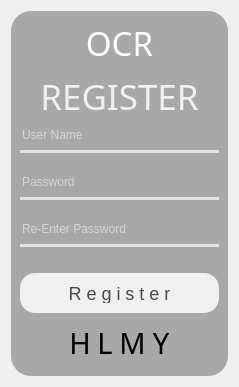
         <widget class="QWidget" name="Register_page">
          <property name="styleSheet">
           <string notr="true">QWidget#Register_page{
border-image: url(:/newPrefix/14546211_rm127-tang-16b-japaneseframe.jpg);
}</string>
          </property>
          <layout class="QGridLayout" name="gridLayout_4">
           <item row="9" column="0">
            <widget class="QFrame" name="frame_5">
             <property name="styleSheet">
              <string notr="true">background-color:rgba(0,0,0,0.3);
border-radius:20px;</string>
             </property>
             <property name="frameShape">
              <enum>QFrame::StyledPanel</enum>
             </property>
             <property name="frameShadow">
              <enum>QFrame::Raised</enum>
             </property>
             <layout class="QVBoxLayout" name="verticalLayout">
              <item>
               <widget class="QLabel" name="label_4">
                <property name="minimumSize">
                 <size>
                  <width>0</width>
                  <height>30</height>
                 </size>
                </property>
                <property name="maximumSize">
                 <size>
                  <width>16777215</width>
                  <height>50</height>
                 </size>
                </property>
                <property name="font">
                 <font>
                  <family>OCR A Extended</family>
                  <pointsize>25</pointsize>
                 </font>
                </property>
                <property name="styleSheet">
                 <string notr="true">color: rgb(255, 255, 255);
background-color: rgba(0,0,0,0);

</string>
                </property>
                <property name="text">
                 <string>OCR</string>
                </property>
                <property name="alignment">
                 <set>Qt::AlignCenter</set>
                </property>
               </widget>
              </item>
              <item>
               <widget class="QLabel" name="label_5">
                <property name="font">
                 <font>
                  <family>OCR A Extended</family>
                  <pointsize>26</pointsize>
                 </font>
                </property>
                <property name="styleSheet">
                 <string notr="true">background-color: rgba(255,255,255,0);
color : rgba(255,255,255,210)</string>
                </property>
                <property name="text">
                 <string>REGISTER</string>
                </property>
                <property name="alignment">
                 <set>Qt::AlignCenter</set>
                </property>
               </widget>
              </item>
              <item>
               <widget class="QLineEdit" name="inputUsername_2">
                <property name="styleSheet">
                 <string notr="true">background-color : rgba(0,0,0,0);
border : none;
border-bottom : 3px solid rgba(243, 243, 243,0.8);
color : rgba(255,255,255,1);
padding-bottom : 7px;</string>
                </property>
                <property name="placeholderText">
                 <string>User Name</string>
                </property>
               </widget>
              </item>
              <item>
               <spacer name="verticalSpacer_3">
                <property name="orientation">
                 <enum>Qt::Vertical</enum>
                </property>
                <property name="sizeType">
                 <enum>QSizePolicy::Fixed</enum>
                </property>
                <property name="sizeHint" stdset="0">
                 <size>
                  <width>20</width>
                  <height>15</height>
                 </size>
                </property>
               </spacer>
              </item>
              <item>
               <widget class="QLineEdit" name="InputPassword">
                <property name="styleSheet">
                 <string notr="true">background-color : rgba(0,0,0,0);
border : none;
border-bottom : 3px solid rgba(243, 243, 243,0.8);
color : rgba(255,255,255,1);
padding-bottom : 7px;</string>
                </property>
                <property name="placeholderText">
                 <string>Password</string>
                </property>
               </widget>
              </item>
              <item>
               <spacer name="verticalSpacer_4">
                <property name="orientation">
                 <enum>Qt::Vertical</enum>
                </property>
                <property name="sizeType">
                 <enum>QSizePolicy::Fixed</enum>
                </property>
                <property name="sizeHint" stdset="0">
                 <size>
                  <width>20</width>
                  <height>15</height>
                 </size>
                </property>
               </spacer>
              </item>
              <item>
               <widget class="QLineEdit" name="ReInputPassword">
                <property name="styleSheet">
                 <string notr="true">background-color : rgba(0,0,0,0);
border : none;
border-bottom : 3px solid rgba(243, 243, 243,0.8);
color : rgba(255,255,255,1);
padding-bottom : 7px;</string>
                </property>
                <property name="placeholderText">
                 <string>Re-Enter Password</string>
                </property>
               </widget>
              </item>
              <item>
               <widget class="QLabel" name="Error_2">
                <property name="styleSheet">
                 <string notr="true">background-color:rgba(0,0,0,0);
</string>
                </property>
                <property name="text">
                 <string/>
                </property>
               </widget>
              </item>
              <item>
               <widget class="QPushButton" name="RegisterButton">
                <property name="maximumSize">
                 <size>
                  <width>16777215</width>
                  <height>40</height>
                 </size>
                </property>
                <property name="font">
                 <font>
                  <pointsize>-1</pointsize>
                 </font>
                </property>
                <property name="styleSheet">
                 <string notr="true">QPushButton#RegisterButton{
    color: rgba(0, 0, 0, 0.7);  /* Warna teks dengan transparansi 70% */
    border: none;  /* Menghilangkan border */
    background-color: rgb(240, 240, 240);  /* Warna latar belakang */
    border-radius: 15px;  /* Membuat sudut tombol melengkung */
    padding: 10px 20px;  /* Tambahkan padding untuk menambah ruang di dalam tombol */
	font-size : 18px;
}

QPushButton#RegisterButton:hover{
    background-color: qlineargradient(spread:pad, x1:0.477, y1:0, x2:0.5, y2:1, 
    stop:0 rgba(0, 0, 0, 0.2), stop:1 rgba(255, 255, 255, 0.9));
}

QPushButton#RegisterButton:pressed {
    padding-left: 5px;
    padding-top: 5px;
    background-color: rgba(105, 118, 132, 1);  /* Mengubah warna latar belakang saat tombol ditekan */
    color: white;  /* Ubah warna teks menjadi putih saat tombol ditekan */
    /* Mengurangi padding untuk memberikan efek &quot;tekan&quot; */
}
</string>
                </property>
                <property name="text">
                 <string>R e g i s t e r</string>
                </property>
               </widget>
              </item>
              <item>
               <widget class="QFrame" name="frame_6">
                <property name="styleSheet">
                 <string notr="true">background-color:rgba(0,0,0,0);
</string>
                </property>
                <property name="frameShape">
                 <enum>QFrame::StyledPanel</enum>
                </property>
                <property name="frameShadow">
                 <enum>QFrame::Raised</enum>
                </property>
                <layout class="QHBoxLayout" name="horizontalLayout_6">
                 <item>
                  <spacer name="horizontalSpacer_5">
                   <property name="orientation">
                    <enum>Qt::Horizontal</enum>
                   </property>
                   <property name="sizeHint" stdset="0">
                    <size>
                     <width>40</width>
                     <height>20</height>
                    </size>
                   </property>
                  </spacer>
                 </item>
                 <item>
                  <layout class="QHBoxLayout" name="horizontalLayout_5">
                   <item>
                    <widget class="QPushButton" name="Google_1">
                     <property name="maximumSize">
                      <size>
                       <width>16777215</width>
                       <height>30</height>
                      </size>
                     </property>
                     <property name="font">
                      <font>
                       <family>Social Media Circled</family>
                       <pointsize>22</pointsize>
                      </font>
                     </property>
                     <property name="styleSheet">
                      <string notr="true">QPushButton#Google_1{
color : rgba(0,0,0,1);
background-color : rgba(255,255,255,0);
}

QPushButton#Google_1:hover{
color:rgba(240,240,240,1);
}</string>
                     </property>
                     <property name="text">
                      <string>H</string>
                     </property>
                    </widget>
                   </item>
                  </layout>
                 </item>
                 <item>
                  <widget class="QPushButton" name="WA_1">
                   <property name="maximumSize">
                    <size>
                     <width>16777215</width>
                     <height>30</height>
                    </size>
                   </property>
                   <property name="font">
                    <font>
                     <family>Social Media Circled</family>
                     <pointsize>22</pointsize>
                    </font>
                   </property>
                   <property name="styleSheet">
                    <string notr="true">QPushButton#WA_1{
color : rgba(0,0,0,1);
background-color : rgba(255,255,255,0);
}

QPushButton#WA_1:hover{
color:rgba(240,240,240,1);
}</string>
                   </property>
                   <property name="text">
                    <string>L</string>
                   </property>
                  </widget>
                 </item>
                 <item>
                  <widget class="QPushButton" name="YT_1">
                   <property name="maximumSize">
                    <size>
                     <width>16777215</width>
                     <height>30</height>
                    </size>
                   </property>
                   <property name="font">
                    <font>
                     <family>Social Media Circled</family>
                     <pointsize>22</pointsize>
                    </font>
                   </property>
                   <property name="styleSheet">
                    <string notr="true">QPushButton#YT_1{
color : rgba(0,0,0,1);
background-color : rgba(255,255,255,0);
}

QPushButton#YT_1:hover{
color:rgba(240,240,240,1);
}</string>
                   </property>
                   <property name="text">
                    <string>M</string>
                   </property>
                  </widget>
                 </item>
                 <item>
                  <widget class="QPushButton" name="DC_1">
                   <property name="maximumSize">
                    <size>
                     <width>16777215</width>
                     <height>30</height>
                    </size>
                   </property>
                   <property name="font">
                    <font>
                     <family>Social Media Circled</family>
                     <pointsize>22</pointsize>
                    </font>
                   </property>
                   <property name="styleSheet">
                    <string notr="true">QPushButton#DC_1{
color : rgba(0,0,0,1);
background-color : rgba(255,255,255,0);
}

QPushButton#DC_1:hover{
color:rgba(240,240,240,1);
}</string>
                   </property>
                   <property name="text">
                    <string>Y</string>
                   </property>
                  </widget>
                 </item>
                 <item>
                  <spacer name="horizontalSpacer_6">
                   <property name="orientation">
                    <enum>Qt::Horizontal</enum>
                   </property>
                   <property name="sizeHint" stdset="0">
                    <size>
                     <width>40</width>
                     <height>20</height>
                    </size>
                   </property>
                  </spacer>
                 </item>
                </layout>
               </widget>
              </item>
             </layout>
            </widget>
           </item>
          </layout>
         </widget>
